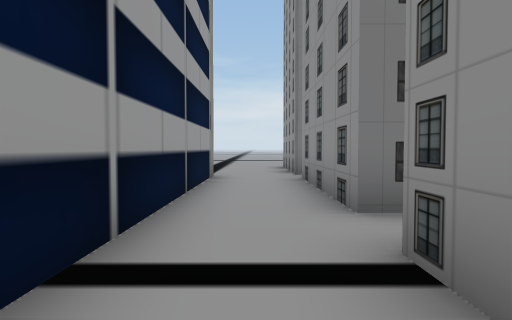
View 1 (above)

24 first-person views from a walk through a Unity game level. The camera is 1.3 m above the floor, tilts 2° down and sees 75° across. The floor is counted in squares, 2 m on a side. Each view is taken from the middle of a square. On the plan, view 1 faces up. The plan holds only what a view shows up to about 10 squares ahead; the rest is blank. The place goes on beyond the plan. Some surface patterns are stand-ins.

View 2
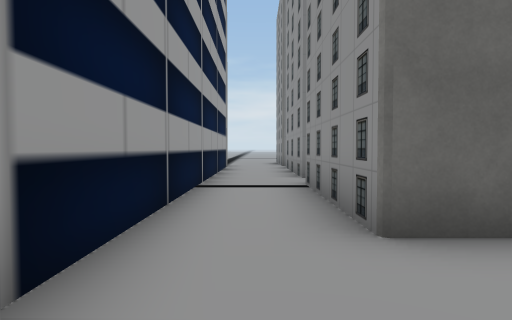

View 3
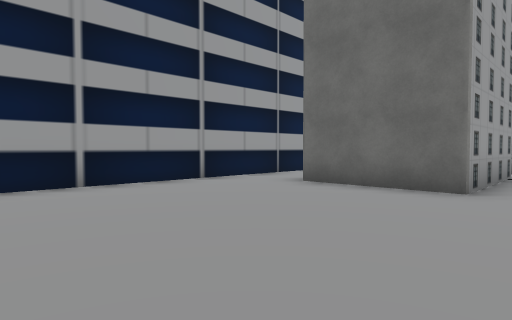

View 4
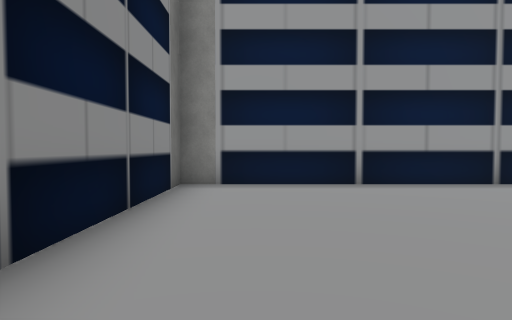

View 5
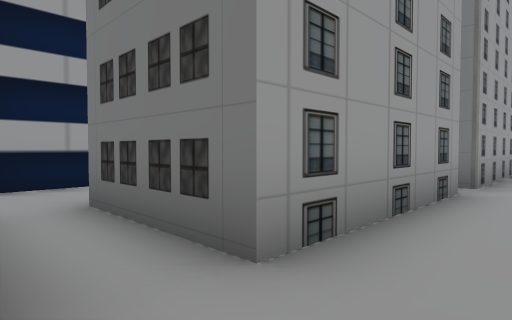

View 6
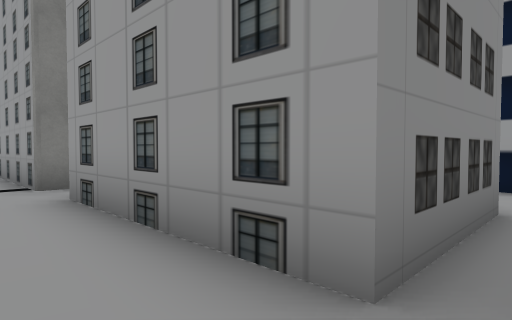

View 7
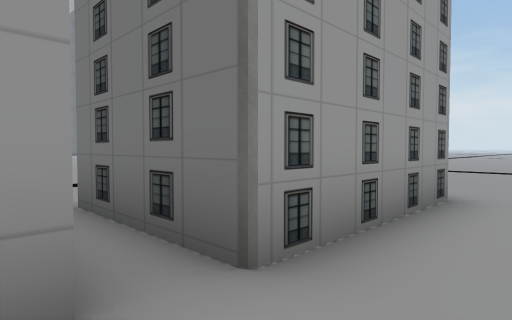

View 8
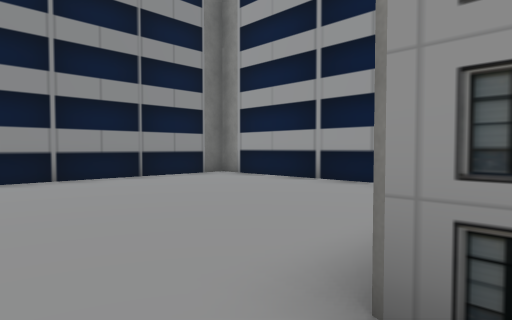

View 9
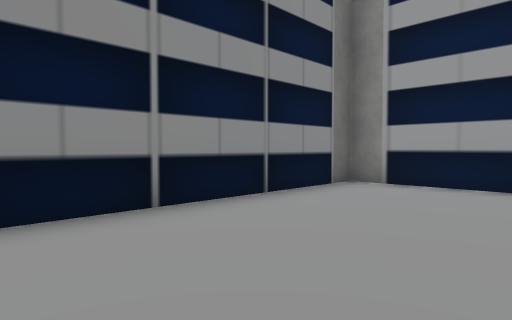

View 10
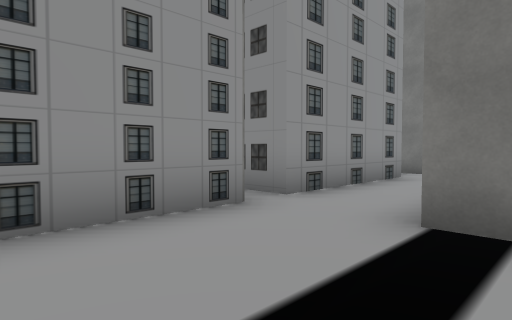

View 11
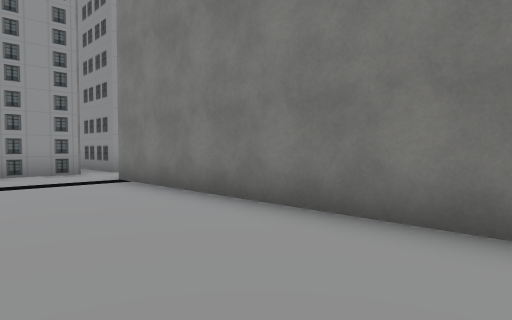

View 12
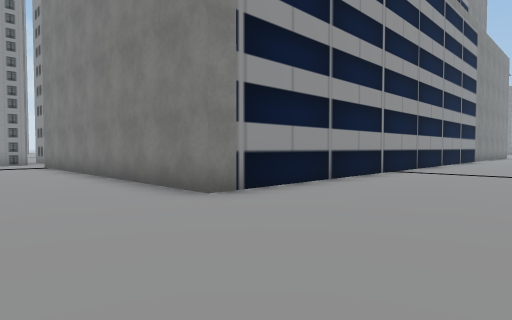

View 13
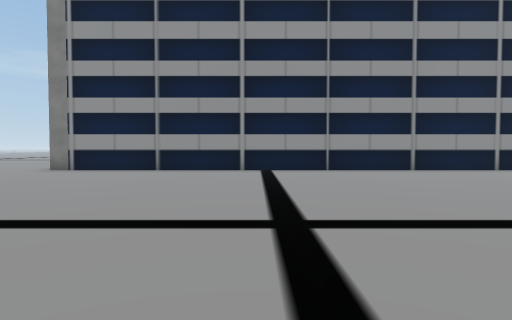

View 14
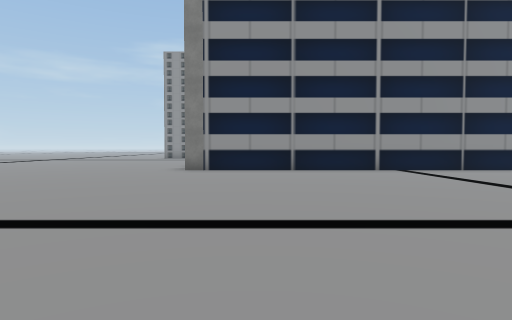

View 15
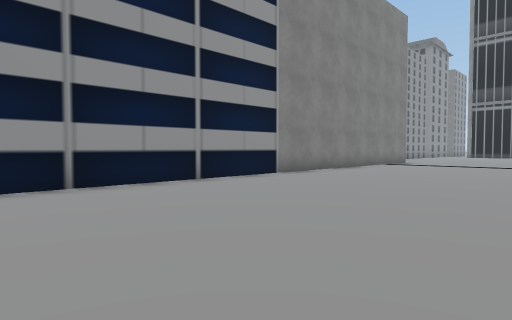

View 16
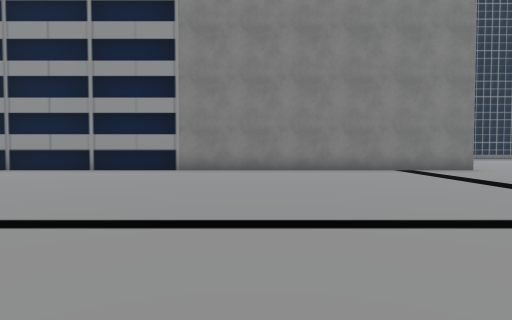

View 17
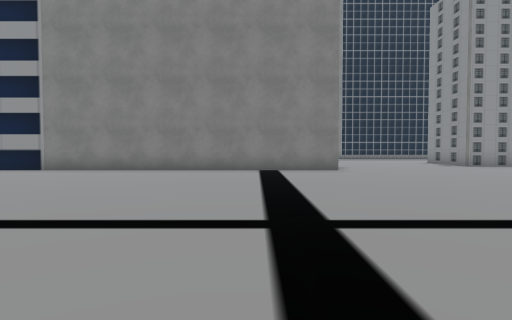

View 18
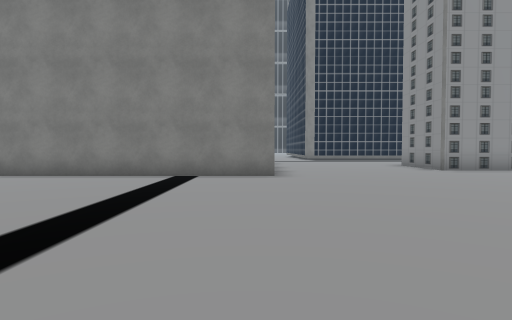

View 19
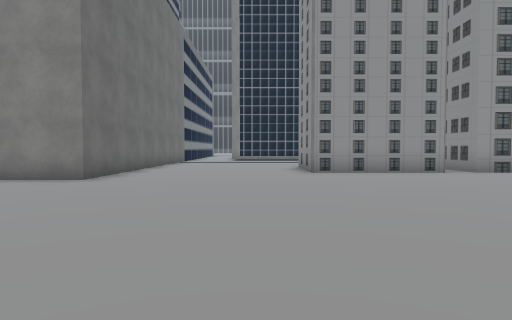

View 20
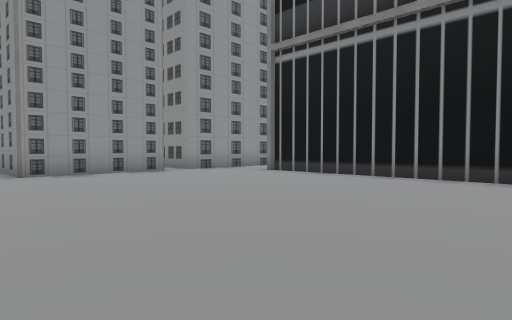

View 21
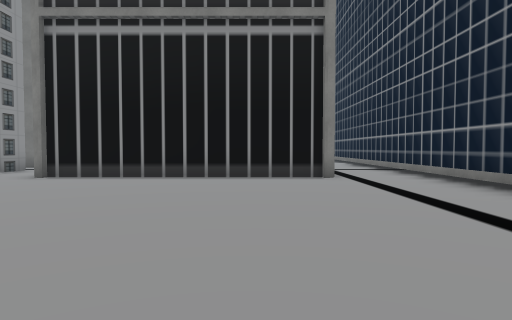

View 22
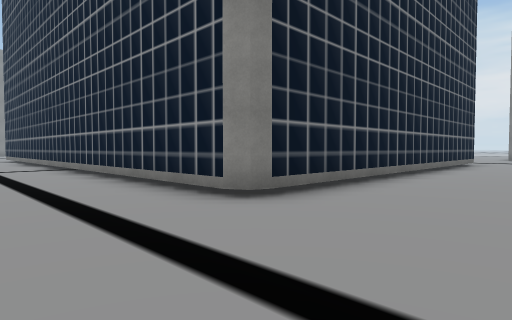

View 23
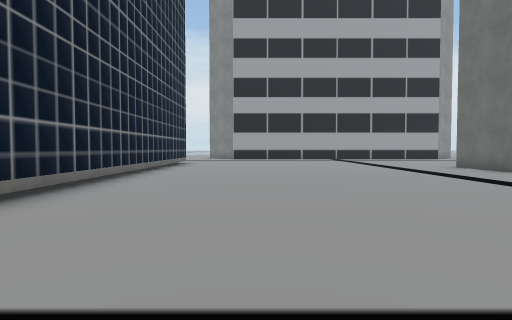

View 24
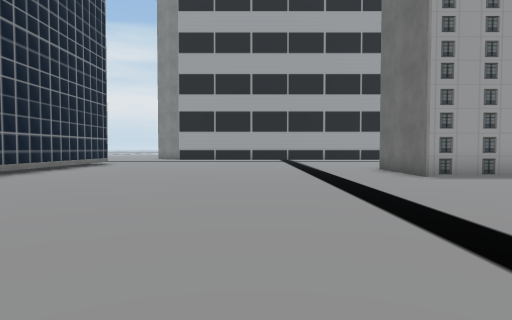

### Floor plan
Ten units are one square. View 1 is at (0, 0); x grows to the right and y downward. Boxes are objects, and circles mark ways between rooms. Rooms are numbered by the first view taken in them; rooms with no view inside come last. Other rooms are left out.
<svg viewBox="-276 -120 327 429">
<path fill="none" stroke="#000" d="M32 -21 37 -21 37 16 10 16 10 -21M-10 -26 -10 84 46 84M37 -74 37 -33M37 -115 37 -82M-245 101 -245 121 -270 121M-69 164 -101 164 -101 -81 -10 -81M-82 250 -82 215 -58 215M-271 220 -191 220 -189 225 -189 304M-165 275 -102 275M-82 269 -82 259M-82 300 -82 289M10 -82 10 -106M10 -21 15 -21M37 -33 10 -33 10 -74M-10 -81 -10 -26M10 -74 37 -74M37 -82 10 -82"/>
<circle cx="15" cy="-30" r="3" fill="#2a7"/>
<circle cx="30" cy="-80" r="3" fill="#2a7"/>
<circle cx="0" cy="-90" r="3" fill="#2a7"/>
<circle cx="0" cy="-70" r="3" fill="#2a7"/>
<text x="30" y="20">1</text>
<text x="-150" y="90">2</text>
<text x="0" y="-40">3</text>
<text x="10" y="-80">4</text>
</svg>
Room 1 opens to room 3. Room 1 opens to room 4. Room 2 opens to room 4. Room 3 opens to room 4.

Where each view was taken, in squares from view 1:
view 1: 0 up, 0 right, facing up
view 2: 4 down, 0 right, facing up
view 3: 7 down, 5 right, facing up-left
view 4: 7 down, 5 right, facing left
view 5: 2 up, 5 right, facing up-left
view 6: 8 up, 5 right, facing down-left
view 7: 7 up, 5 right, facing up-left
view 8: 1 down, 5 right, facing down-left
view 9: 5 down, 5 right, facing down-left
view 10: 11 up, 2 left, facing down-right
view 11: 11 up, 8 left, facing down-right
view 12: 11 up, 14 left, facing down-right
view 13: 2 up, 20 left, facing right
view 14: 6 up, 20 left, facing right
view 15: 1 down, 16 left, facing down-right
view 16: 10 down, 20 left, facing right
view 17: 14 down, 20 left, facing right
view 18: 16 down, 18 left, facing right
view 19: 20 down, 17 left, facing right
view 20: 20 down, 17 left, facing down-right
view 21: 20 down, 15 left, facing down
view 22: 19 down, 16 left, facing down-left
view 23: 19 down, 16 left, facing left
view 24: 16 down, 17 left, facing left
